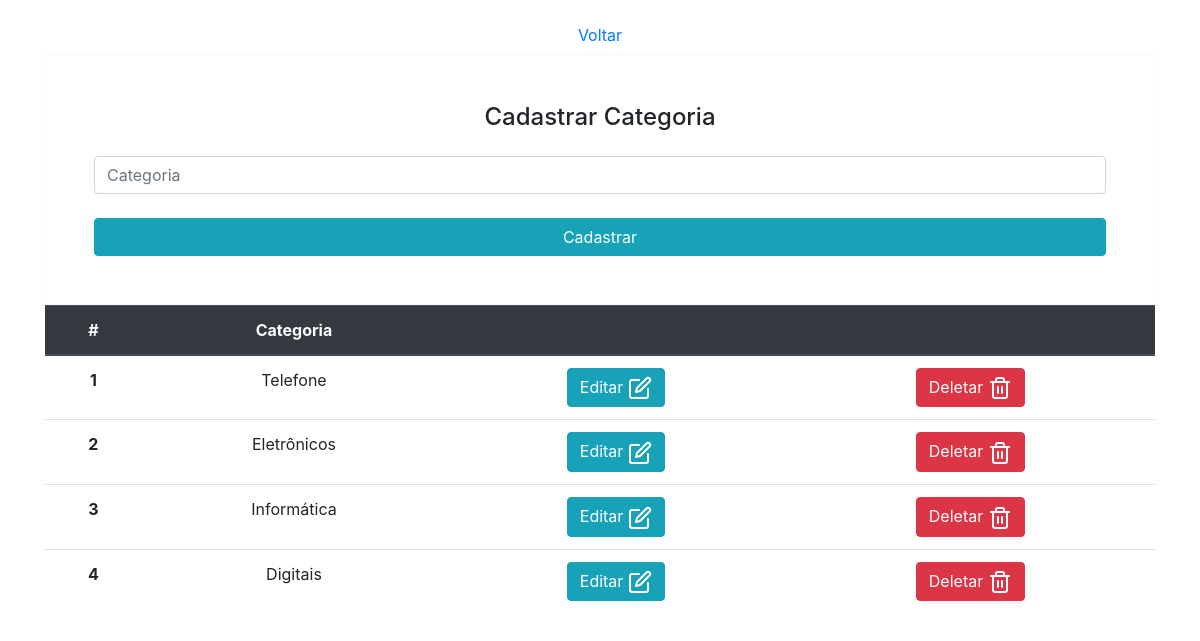
The page /ci/index.php/produtos/nova_categoria on the database its author committed.
### tables this page shows
CREATE TABLE IF NOT EXISTS `categoria` (
  `id_categoria` int(11) NOT NULL AUTO_INCREMENT,
  `categoria` varchar(50) DEFAULT NULL,
  PRIMARY KEY (`id_categoria`)
);

### ci/application/controllers/Produtos.php (called while the page is built, shortened)
<?php
class Produtos extends CI_Controller {
    function __construct(){
        $this->load->model('Produto_model');
        $this->load->library('session');
        $this->load->library('form_validation');
    }
    function nova_categoria(){
        $categoria['categoria'] = $this->Produto_model->listarCategoria();
        $this->load->view("nova_categoria", $categoria);
    }
}

### ci/index.php (called while the page is built, shortened)
<?php
require_once BASEPATH.'core/CodeIgniter.php';

### ci/application/models/Produto_model.php (called while the page is built, shortened)
<?php
class Produto_model extends CI_Model {
    function listarCategoria(){
        $query = $this->db->get('categoria');
        return $query->result();
    }
}

### ci/application/views/nova_categoria.php (the view, shortened to what this page needs)
<!DOCTYPE html>
<html lang="pt-br">
<head>
    <link rel="stylesheet" href="https://stackpath.bootstrapcdn.com/bootstrap/4.3.1/css/bootstrap.min.css">
    <link rel="stylesheet" type="text/css" href="<?=base_url()?>assets/css/style.css">
</head>
<body>
<div class="container">
    <div class="d-flex justify-content-center mt-3">
        <a href="JavaScript: window.history.back();" class="btn btn-link">Voltar</a>
    </div>
    <form method="post" action="../cadastrar_categoria" class="text-center border border-light p-5">
          <p class="h4 mb-4">Cadastrar Categoria</p>
          <input type="text" required="true" name="categoria" id="defaultContactFormName" class="form-control mb-4" placeholder="Categoria">
          <button class="btn btn-info btn-block" type="submit">Cadastrar</button>
    </form>
    <table class="table">
            <thead class="thead-dark">
                <tr>
                <th scope="col">#</th>
                <th scope="col">Categoria</th>
                <th scope="col"></th>
                <th scope="col"></th>
                </tr>
            </thead>
            <tbody>
            <?php foreach ($categoria as $categoriaListar):?>
                <tr>
                <th scope="row"><?php echo $categoriaListar->id_categoria; ?></th>
                <td><?php echo $categoriaListar->categoria; ?></td>
                <td><a href="<?php echo base_url();  ?>index.php/produtos/editar_categoria/<?php echo $categoriaListar->id_categoria; ?>" class="btn btn-info">Editar <i data-feather="edit"></a></td>
                <td><a href=" <?php  echo base_url(); ?>index.php/produtos/deletar_categoria/<?php echo $categoriaListar->id_categoria; ?>" class="btn btn-danger">Deletar <i data-feather="trash-2"></a></td>
                </tr>
            <?php endforeach;?>
            </tbody>
    </table>
</div>
</body>
</html>

### ci/assets/css/style.css (style rules this page uses)
table,thead,tr,tbody,th,td { text-align: center; }

### rows shown on the page
categoria: id_categoria "1", categoria "Telefone"
categoria: id_categoria "2", categoria "Eletrônicos"
categoria: id_categoria "3", categoria "Informática"
categoria: id_categoria "4", categoria "Digitais"
